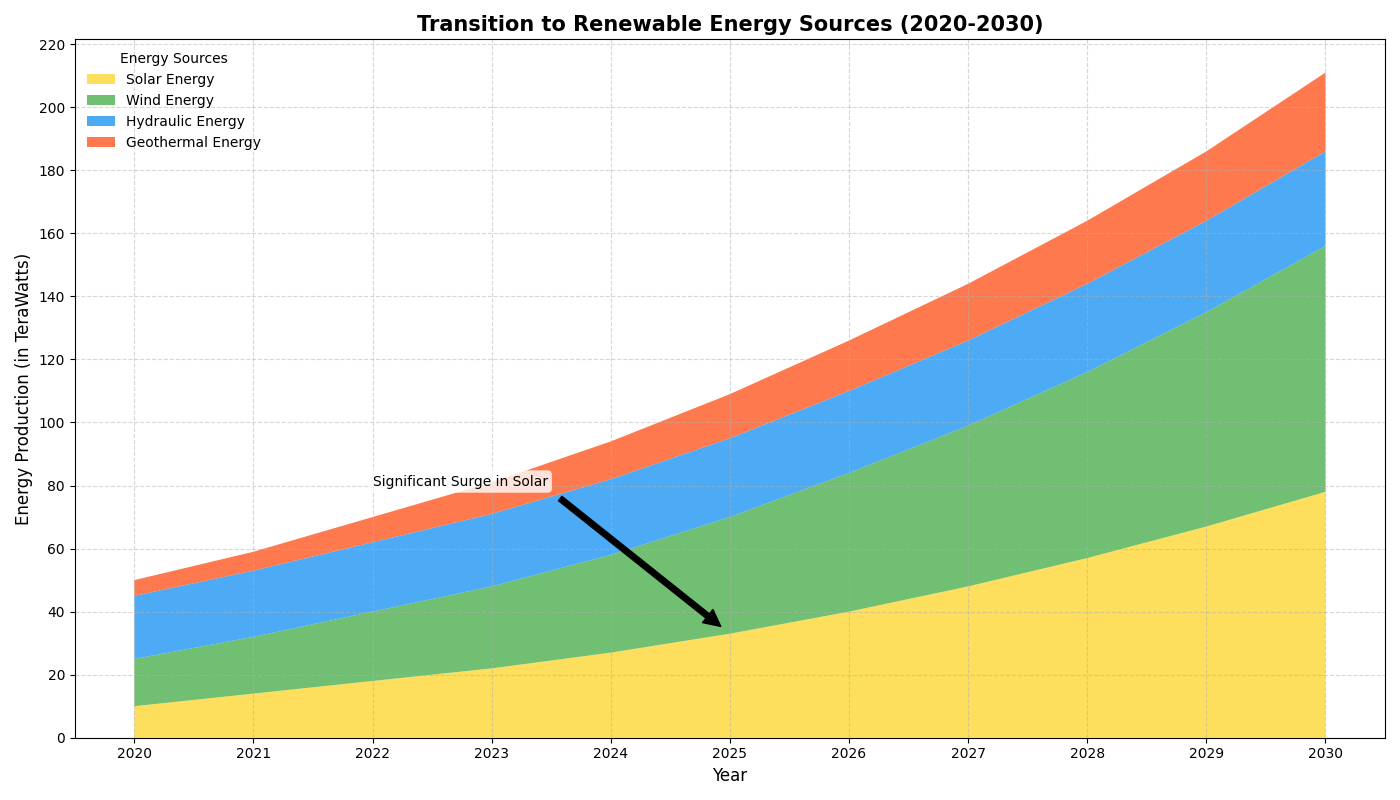

Write Python code to recreate this figure.
import matplotlib.pyplot as plt
import numpy as np

# Backstory: The chart depicts different sources of renewable energy production over a decade, showcasing their growth rates.
# Title: Transition to Renewable Energy Sources (2020-2030)
# Labels: Year, Energy Production (in TeraWatts), Legend with different energy sources

# Data construction
years = np.arange(2020, 2031)
solar_energy = np.array([10, 14, 18, 22, 27, 33, 40, 48, 57, 67, 78])
wind_energy = np.array([15, 18, 22, 26, 31, 37, 44, 51, 59, 68, 78])
hydro_energy = np.array([20, 21, 22, 23, 24, 25, 26, 27, 28, 29, 30])
geothermal_energy = np.array([5, 6, 8, 10, 12, 14, 16, 18, 20, 22, 25])

# Stacked data array
data = np.vstack([solar_energy, wind_energy, hydro_energy, geothermal_energy])

# Plotting the stacked area chart
fig, ax = plt.subplots(figsize=(14, 8))

ax.stackplot(years, data, labels=['Solar Energy', 'Wind Energy', 'Hydraulic Energy', 'Geothermal Energy'],
             colors=['#fdd835', '#4caf50', '#2196f3', '#ff5722'], alpha=0.8)

# Adding labels, title, and legend
ax.set_title('Transition to Renewable Energy Sources (2020-2030)', fontsize=15, fontweight='bold')
ax.set_xlabel('Year', fontsize=12)
ax.set_ylabel('Energy Production (in TeraWatts)', fontsize=12)
ax.legend(loc='upper left', title='Energy Sources', fontsize=10, frameon=False)

# Customizing ticks and grid
ax.set_xticks(years)
ax.set_yticks(np.arange(0, 221, 20))
ax.grid(True, linestyle='--', alpha=0.5)

# Adding annotation to highlight significant growth
ax.annotate('Significant Surge in Solar', xy=(2025, 33), xytext=(2022, 80),
            arrowprops=dict(facecolor='black', shrink=0.05), fontsize=10,
            bbox=dict(boxstyle='round,pad=0.3', edgecolor='none', facecolor='white', alpha=0.8))

# Adjust layout to prevent overlapping
plt.tight_layout()

# Display the plot
plt.show()
